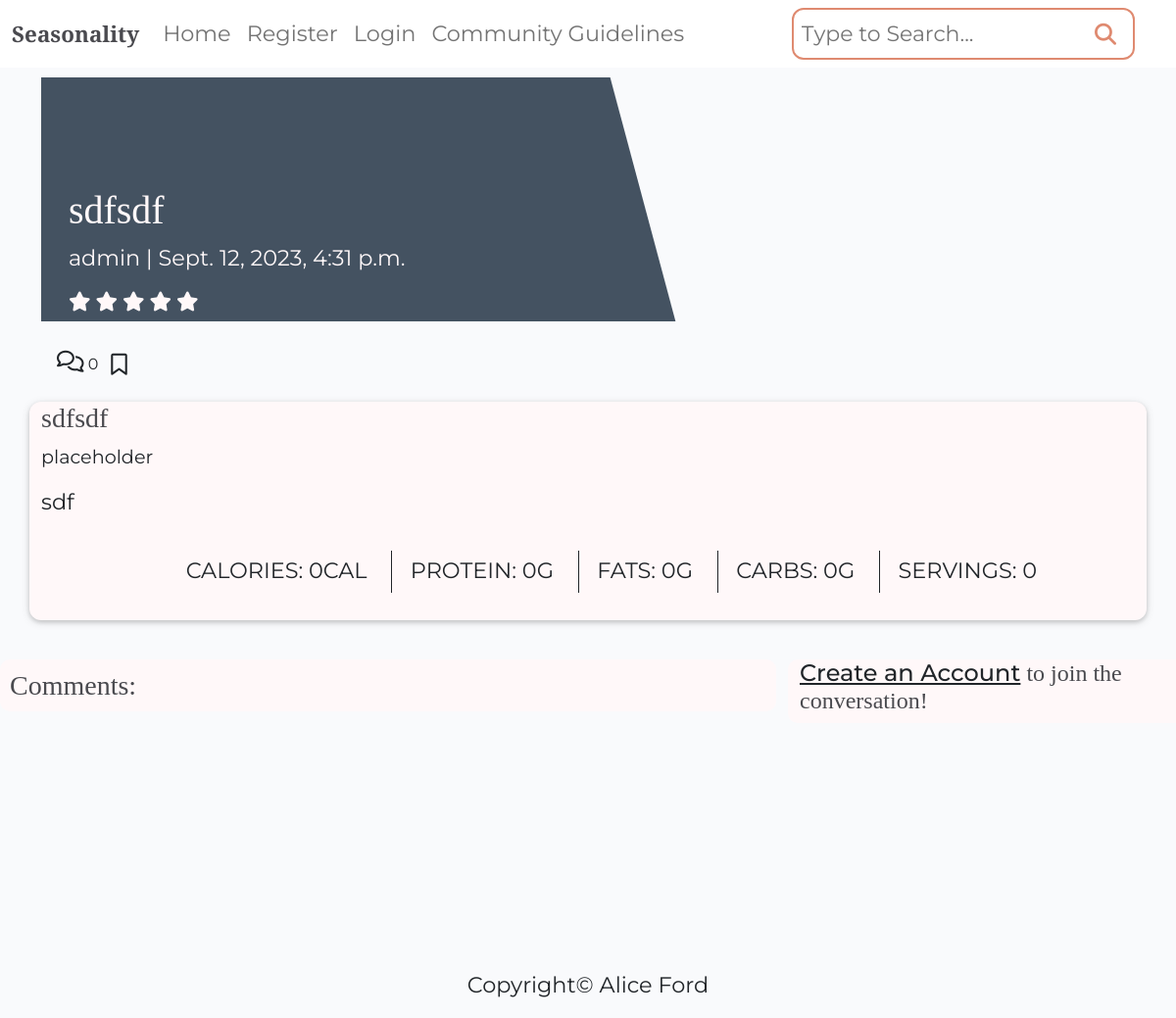
Screenshot of /recipebook/sdfsdf/ with the database file from the repository.
### recipebook/models.py (models this page shows, shortened)
class Recipe(models.Model):
    class NewManager(models.Manager):
        def get_queryset(self):
            return super().get_queryset() .filter()
    title = models.CharField(max_length=200, unique=True)
    slug = models.SlugField(max_length=200, unique=True)
    author = models.ForeignKey(
        User, on_delete=models.CASCADE, related_name="recipes"
    )
    diet = models.ForeignKey(
        Diet, on_delete=models.CASCADE, default=True, null=False)
    season = models.ForeignKey(
        Season, on_delete=models.CASCADE, default=True, null=False)
    featured_image = CloudinaryField('image', default='placeholder')
    updated_on = models.DateTimeField(auto_now=True)
    content = models.TextField()
    created_on = models.DateTimeField(auto_now_add=True)
    status = models.IntegerField(choices=STATUS, default=0)
    ingredients = models.TextField(default='placeholder')
    calories = models.IntegerField(default=0)
    fat = models.IntegerField(default=0)
    protein = models.IntegerField(default=0)
    carbs = models.IntegerField(default=0)
    servs = models.IntegerField(default=0)
    favourites = models.ManyToManyField(
        User, related_name='favourite', default=None, blank=True)
    objects = models.Manager()
    newmanager = NewManager()
    class Meta:
        ordering = ["-created_on"]
    def average_rating(self) -> float:
        return Rating.objects.filter(
            recipe=self).aggregate(Avg("rating"))["rating__avg"] or 0

### recipebook/views.py (the view, shortened to what this page needs)
# urls.py: path('recipebook/<slug:slug>/', views.RecipeDetail.as_view(), name='recipe_detail'),
class RecipeDetail(View):
    def get(self, request, slug, *args, **kwargs):
        queryset = Recipe.objects.filter(status=1)
        recipe = get_object_or_404(queryset, slug=slug)
        comments = recipe.comments.filter(
            approved=True).order_by("-created_on")
        fav = bool
        if recipe.favourites.filter(id=request.user.id).exists():
            fav = True
        return render(
            request,
            "recipe_detail.html",
            {
                "recipe": recipe,
                "comments": comments,
                "commented": False,
                "comment_form": CommentForm(),
                'fav': fav
            },
        )

### recipebook/forms.py
class CommentForm(forms.ModelForm):
    class Meta:
        model = Comment
        fields = ('body',)

### recipebook/templates/recipe_detail.html (shortened to what this page needs)
{% extends "base/base.html" %}
{% block content %}
{% load crispy_forms_tags %}
<div class="masthead">
    <div class="container">
        <div class="row g-0">
            <div class="col-md-6 masthead-text">
                <h1 class="recipe-title">{{ recipe.title }}</h1>
                <p class="recipe-subtitle">{{ recipe.author }} | {{ recipe.created_on }}</p>
                <h5 class="recipe-subtitle">
                    <span class="fa fa-star {% if recipe.average_rating > 0 %} checked {% endif %}"></span>
                    <span class="fa fa-star {% if recipe.average_rating > 1 %} checked {% endif %}"></span>
                    <span class="fa fa-star {% if recipe.average_rating > 2 %} checked {% endif %}"></span>
                    <span class="fa fa-star {% if recipe.average_rating > 3 %} checked {% endif %}"></span>
                    <span class="fa fa-star {% if recipe.average_rating > 4 %} checked {% endif %}"></span>
                </h5>
            </div>
            <div class="d-none d-md-block col-md-6 masthead-image">
            </div>
        </div>
    </div>
</div>
<div class="container">
    <div class="row">
        <div class="d-flex recipe-ratings">
            <div class="pt-2 ms-3">
                {% with comments.count as total_comments %}
                    <i class="far fa-comments"></i>
                    {{ total_comments }}
                {% endwith %}
            </div>
            <div class="ml-auto pt-1">
                {% if user.is_authenticated %}
                    {% if fav %}
                    <a href="{% url 'favourite_add' recipe.id %}" class="btn"><i class="fa-solid fa-bookmark"></i></a>
                    {% else %}
                        <a href="{% url 'favourite_add' recipe.id %}" class="btn"><i class="far fa-bookmark"></i></a>
                    {% endif %}
                {% else %}
                    <a href="{% url 'account_signup' %}" class="btn"><i class="far fa-bookmark"></i></a>
                {% endif %}
            </div>
        </div>
    </div>
</div>
<div class="container">
    <div class="row">
        <div class="col card mb-4 mt-3">
            <h3>{{ recipe.title }}</h3>
            <p class="card-text ">
                {{ recipe.ingredients | safe }}
            </p>
            <p class="card-text ">
                {{ recipe.content | safe }}
            </p>
            <div class="card-body nutrition-list">
                <ul>
                    <li class="text-center">Calories: {{ recipe.calories }}cal</li>
                    <li class="text-center">Protein: {{ recipe.protein }}g</li>
                    <li class="text-center">Fats: {{ recipe.fat }}g</li>
                    <li class="text-center">Carbs: {{ recipe.carbs }}g</li>
                    <li class="text-center">Servings: {{ recipe.servs }}</li>
                </ul>
            </div>
        </div>
    </div>
</div>
<div class="row">
    <div class="col-md-8 mb-4 mt-3">
        <h3 class="comments-title comments">Comments:</h3>
    </div>
    <div class="col-md-4 mt-3 commenting">
        {% if commented %}
        <div class="alert alert-success" role="alert">
            Your comment has been posted
        </div>
        {% else %}
        {% if user.is_authenticated %}
            <h3>Leave a comment:</h3>
            <p>Posting as: {{ user.username }}</p>
            <form method="post" style="margin-top: 1.3em;">
                {{ comment_form | crispy }}
                {% csrf_token %}
            <button type="submit" class="btn btn-signin btn-lg mt-3">Submit</button>
        </form>
        {% else %}
        <h4><a class="link-offset-2 link-underline link-underline-opacity-0" href="{% url 'account_signup' %}">Create an
                Account</a> to join the conversation!</h4>
        {% endif %}
        {% endif %}
    </div>
</div>
{% endblock content %}

### static/css/style.css (style rules this page uses)
body { background-color: #F9FAFC; overflow-x: hidden; font-family: 'Montserrat', sans-serif; }
.main-bg { background-image: url('https://res.cloudinary.com/dnyfx3g7s/image/upload/v1694383930/background_seasonality.svg'); background-attachment: fixed; background-repeat: no-repeat; background-size: cover; background-position: center; }
p, ul, li { font-family: 'Montserrat', sans-serif; font-size: 1.4rem; color: #212529; }
a { font-family: 'Montserrat', sans-serif; color: #212529; }
h1, h2, h3, h4, h5, h6 { font-family: 'Playfair Display', serif; color: #4A4A4F; }
.card { border: none; background-color: transparent; }
.masthead { margin-top: 10px; overflow: hidden; position: relative; display: inline-block; height: 33vh; width: 100%; }
.masthead-text { background-color: #445261; color: white; position: relative; }
.masthead-image { position: relative; overflow: hidden; }
.masthead-image:after { content: ""; position: absolute; top: 0; right: 90%; height: 100%; width: 150%; background: #445261; -webkit-transform: skew(15deg); -moz-transform: skew(15deg); transform: skew(15deg); z-index: 100; }
.recipe-title { margin-top: 20%; margin-left: 5%; }
.recipe-subtitle { margin-left: 5%; color: lightgray; }
.card { display: block; padding-bottom: 12px; background-color: #fff8f9; border-radius: 12px; box-shadow: 0 2px 5px 0 rgba(0, 0, 0, 0.16), 0 2px 10px 0 rgba(0, 0, 0, 0.12); transition: box-shadow .25s; }
.card-text { font-size: 1.2rem }
.recipe-ratings i { font-size: 22px; }
.recipe-title, .recipe-subtitle { color: #fff8f9; }
.comments { padding: 10px; background: #fff8f9; border-radius: 10px; }
.comments-title { padding: 10px; }
.commenting { background: #fff8f9; border-radius: 10px; margin-bottom: 235px; }
.nutrition-list ul { list-style-type: none; margin: 0 0 0 113px; padding: 0; overflow: hidden; }
.nutrition-list li { float: left; display: inline; padding: 16px; text-transform: uppercase; }
.nutrition-list ul li { text-decoration: none; padding: 0.2em 1.1em; border-right: 1px solid #212529; margin: 0 0 0 -6px; }
.nutrition-list ul li:last-child { border: none; }

### rows the page displays
Recipe: title "sdfsdf", author "admin", created_on "Sept. 12, 2023, 4:31 p.m.", ingredients "placeholder", content "sdf", calories "0", protein "0", fat "0", carbs "0", servs "0"

### other values shown
{{ total_comments }} "0"
